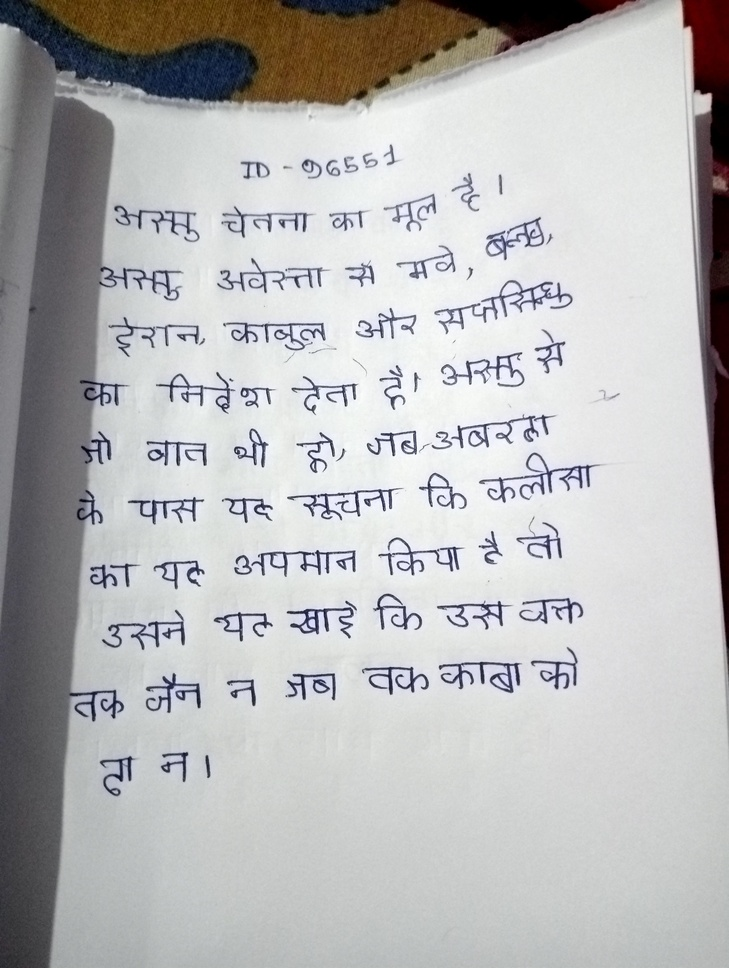
#> input picture ocr_seg/images/shadow_side.jpg, 729 x 968 px, shrunk from 3072 x 4080 before the run
$ python dynamic_kernel_2.py
#> lines starting #> are read from the running program, lines starting #| are printed output that depends on the picture; after the words box and inside, x2 and y2 are one past the last pixel; in counts of white or black regions, pixels touching at a corner belong together
import cv2
import numpy as np

def oddize(x):
    x = int(round(x))
    if x <= 1:
        return 3
    return x if x % 2 == 1 else x + 1

def smooth_list(arr, kernel=3):
    if kernel <= 1:
        return np.array(arr, dtype=float)
    k = np.ones(kernel) / kernel
    pad = kernel // 2
    a = np.pad(arr, pad, mode='edge')
    sm = np.convolve(a, k, mode='valid')
    return sm

def compute_band_kernel_sizes(stats, centroids, img_h,
                              num_bands=40,
                              area_thresh=30,
                              scale_factor=0.55,
                              min_k=3, max_k=101,
                              density_shrink_coeff=0.6):
    """
    Estimate kernel sizes per horizontal band from connected component stats.
    - stats, centroids: from connectedComponentsWithStats
    - img_h: image height (pixels)
    Returns: list of odd integer kernel sizes, length = num_bands
    """
    comp_heights = []
    comp_centroids_y = []
    n = stats.shape[0]
    for i in range(1, n):  # skip background
        area = stats[i, cv2.CC_STAT_AREA]
        if area < area_thresh:
            continue
        h = stats[i, cv2.CC_STAT_HEIGHT]
        cy = centroids[i][1]
        comp_heights.append(h)
        comp_centroids_y.append(cy)

    # fallback if no components
    if len(comp_heights) == 0:
        return [oddize(min(max(min_k, 5), max_k))] * num_bands

    comp_heights = np.array(comp_heights)
    comp_centroids_y = np.array(comp_centroids_y)

    band_kernel_sizes = []
    band_h = img_h / num_bands
    global_med = np.median(comp_heights)

    # precompute density normalization factor
    # roughly components per band (not normalized by area); we'll use it to shrink kernels in dense areas
    for b in range(num_bands):
        y0 = b * band_h
        y1 = (b + 1) * band_h
        mask = (comp_centroids_y >= y0) & (comp_centroids_y < y1)
        n_in_band = int(mask.sum())
        if n_in_band >= 1:
            med_h = np.median(comp_heights[mask])
            # density = components per band height (higher means more characters close together)
            density = n_in_band / band_h
        else:
            med_h = global_med
            density = 0.0

        # base kernel from median component height
        k = float(med_h) * scale_factor

        # shrink kernel if density is high to avoid merging adjacent words/characters
        # density_shrink_coeff controls how aggressively to shrink; 0=no shrink, larger ~ more shrink
        shrink_scale = 1.0 / (1.0 + density_shrink_coeff * density * 50.0)
        k = k * shrink_scale

        # clamp
        k = max(min_k, min(k, max_k))
        k = oddize(k)
        band_kernel_sizes.append(k)

    # smooth kernel sizes so that neighboring bands don't jump abruptly
    smoothed = smooth_list(band_kernel_sizes, kernel=5)
    smoothed = np.clip(smoothed, min_k, max_k)
    smoothed = [oddize(x) for x in smoothed]
    return smoothed

# ------------------------ Dynamic closing (per-band) -----------------------
def dynamic_closing_by_bands(gray_img, band_kernel_sizes, overlap=0.30):
    """
    Apply morphological closing per horizontal band and max-blend results.
    - gray_img: binary (0/255) or grayscale image
    - band_kernel_sizes: list[int] kernel sizes (height), length = num_bands
    - overlap: fraction of band height to overlap with neighbors (0..0.5)
    Returns closed image (same dtype/shape as gray_img)
    """
    h, w = gray_img.shape[:2]
    num_bands = len(band_kernel_sizes)
    band_h = h / num_bands
    out = np.zeros_like(gray_img)

    for b in range(num_bands):
        ksize = int(band_kernel_sizes[b])

        # region bounds including overlap
        start = int(round(max(0, (b - overlap) * band_h)))
        end = int(round(min(h, (b + 1 + overlap) * band_h)))
        if end <= start:
            continue

        band_slice = gray_img[start:end]

        # Anisotropic elliptical kernel: narrower horizontally to avoid merging words.
        # width ~ max(3, ksize // 2), height ~ ksize
        k_w = max(3, ksize // 2)
        k_h = max(3, ksize)
        # ensure odd sizes
        k_w = oddize(k_w)
        k_h = oddize(k_h)

        kernel = cv2.getStructuringElement(cv2.MORPH_ELLIPSE, (k_w, k_h))
        closed = cv2.morphologyEx(band_slice, cv2.MORPH_CLOSE, kernel)

        # max-blend to avoid seam artifacts and preserve strongest white pixels
        existing = out[start:end]
        out[start:end] = np.maximum(existing, closed)

    return out

# ------------------------------ Main pipeline ------------------------------
def main():
    # ----- Parameters you can tune -----
    image_path = "images/shadow_side.jpg"   # change if needed
    num_bands = 40
    area_thresh = 30         # ignore tiny specks when estimating scale
    scale_factor = 0.55      # kernel ≈ scale_factor * median component height
    density_shrink_coeff = 0.6
    min_k = 3
    max_k = 121
    overlap = 0.30
    min_area_keep = 1000     # keep only components larger than this after closing
    # -----------------------------------

    img = cv2.imread(image_path)
#> img is the input picture: shape (968, 729, 3); mean B, G, R 184.6, 184, 184.2
    if img is None:
        raise SystemExit(f"Failed to read '{image_path}' — check file path.")

    gray = cv2.cvtColor(img, cv2.COLOR_BGR2GRAY)

    # 1) CLAHE -> helps text strokes
    clahe = cv2.createCLAHE(clipLimit=3.0, tileGridSize=(8, 8))
    gray_eq = clahe.apply(gray)
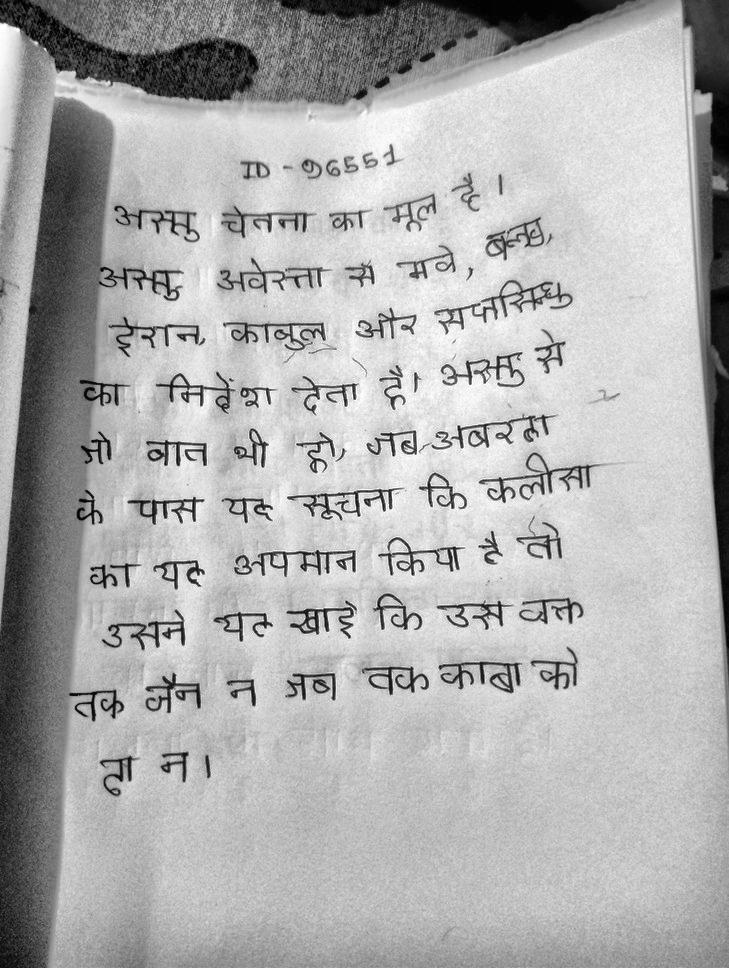
#> gray_eq: shape (968, 729); min 0, max 255, mean 174.1
    cv2.imshow("0. CLAHE", gray_eq); cv2.waitKey(0)

    # 2) coarse background (large fixed closing) to remove gradients/shadows
    kernel_init = cv2.getStructuringElement(cv2.MORPH_ELLIPSE, (25, 25))
    bg_init = cv2.morphologyEx(gray_eq, cv2.MORPH_CLOSE, kernel_init)
    diff = cv2.absdiff(gray_eq, bg_init)
    norm_img = cv2.normalize(diff, None, 0, 255, cv2.NORM_MINMAX)
    cv2.imshow("1. Shadow Removed (norm)", norm_img); cv2.waitKey(0)

    # 3) smooth + Otsu binarize
    blurred = cv2.GaussianBlur(norm_img, (5, 5), 0)
    _, binarized = cv2.threshold(blurred, 0, 255, cv2.THRESH_BINARY + cv2.THRESH_OTSU)
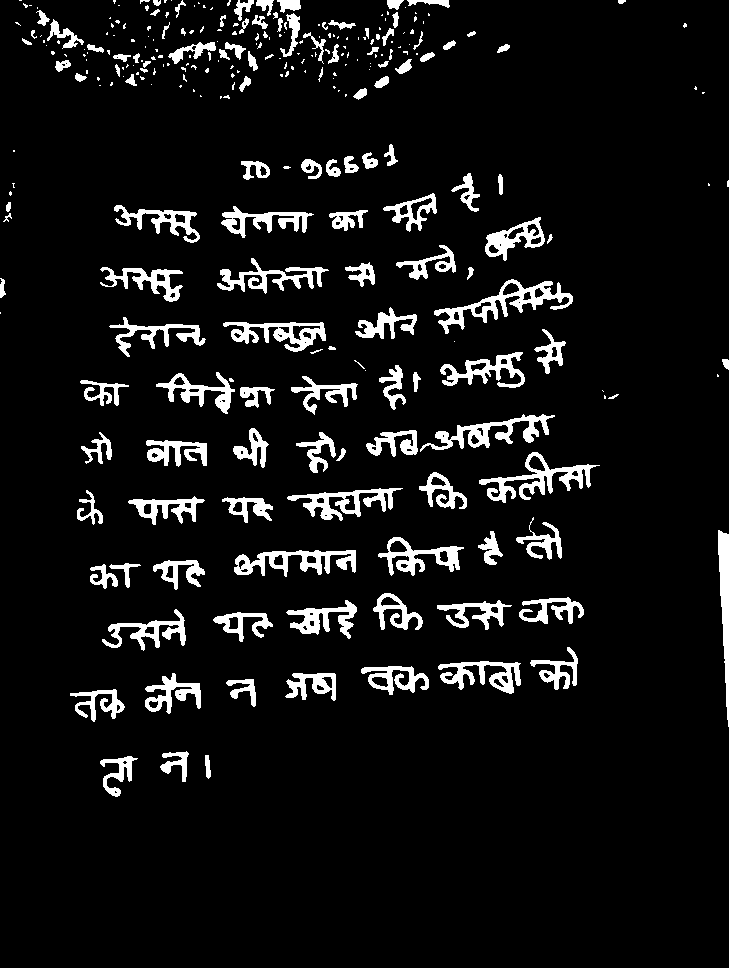
#> binarized: shape (968, 729); 7.6% white; 288 white regions (156 under 20 px), largest, box (x1, y1, x2, y2) and area: (434, 279, 573, 334) 1860, (479, 452, 600, 503) 1711, (420, 414, 555, 452) 1555
    cv2.imshow("2. Binarized (OTSU)", binarized); cv2.waitKey(0)

    # small open to remove speckle
    small_k = cv2.getStructuringElement(cv2.MORPH_ELLIPSE, (3, 3))
    binarized = cv2.morphologyEx(binarized, cv2.MORPH_OPEN, small_k)
#> binarized: shape (968, 729); 7.4% white; 205 white regions (83 under 20 px), largest, box (x1, y1, x2, y2) and area: (434, 279, 573, 334) 1849, (479, 452, 594, 503) 1690, (234, 550, 356, 577) 1523

    # 4) get CC stats to estimate local heights
    num_labels, labels, stats, centroids = cv2.connectedComponentsWithStats(binarized, connectivity=8)
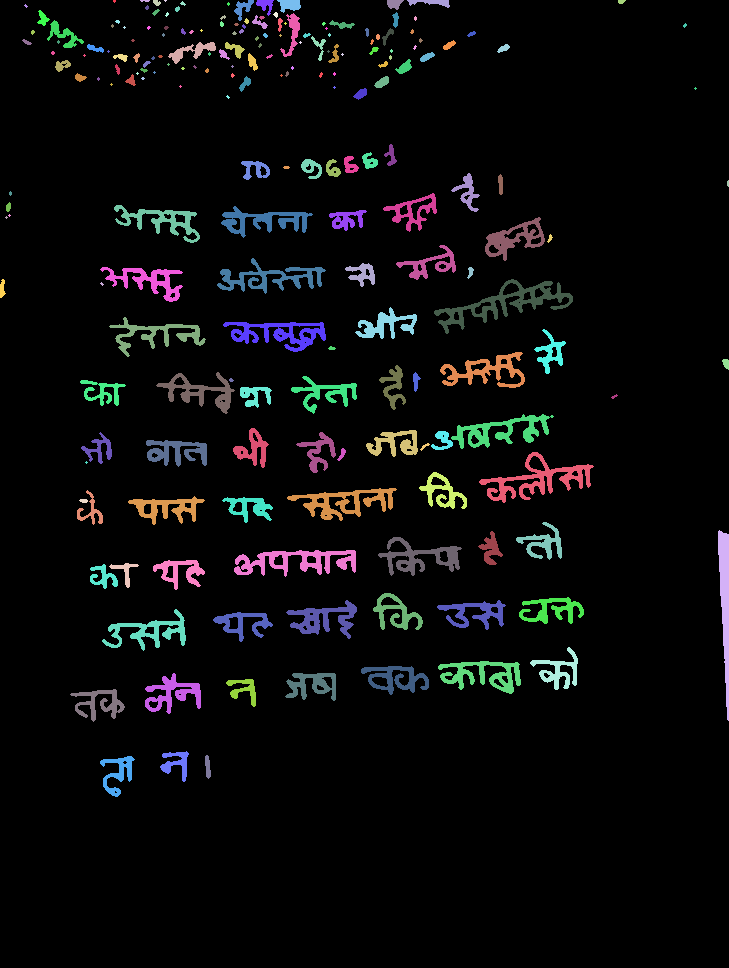
#> labels: shape (968, 729) int32; 206 distinct labels, from 0 to 205; one colour per label, 0 black
#> num_labels = 206; stats = 206 rows, first 6: [0, 0, 729, 968, 653588], [113, 0, 3, 3, 7], [140, 0, 10, 2, 16], [153, 0, 8, 6, 34], [164, 0, 3, 2, 4], [180, 1, 6, 5, 15]; centroids = 206 pairs, first value 1.88 to 727.6, second value 0.25 to 772.8

    # compute per-band kernel sizes (custom logic)
    band_k = compute_band_kernel_sizes(stats, centroids, binarized.shape[0],
                                      num_bands=num_bands,
                                      area_thresh=area_thresh,
                                      scale_factor=scale_factor,
                                      min_k=min_k, max_k=max_k,
                                      density_shrink_coeff=density_shrink_coeff)
#> the loop in compute_band_kernel_sizes, `for i in range(1, n):` made 205 passes
#> (area, h, cy) on passes 3, 6, 7: (34, 6, 2.29), (177, 21, 7.71), (144, 16, 4.6)
#> after the loop in compute_band_kernel_sizes, `for i in range(1, n):`: comp_centroids_y = 109 values, max 772.8 at index 108, min 1.95 at index 5, mean 299.2; comp_heights = 109 values, max 191 at index 87, min 6 at index 0, mean 26.39
#> in compute_band_kernel_sizes, `global_med = np.median(comp_heights)`: global_med = 25
#> the loop in compute_band_kernel_sizes, `for b in range(num_bands):` made 40 passes
#> (n_in_band, med_h, density, k, shrink_scale, x in oddize) on passes 1, 2, 3, 4, 7, 8, 9, 10, 11, 12, 13, 14: (10, 14, 0.413, 3, 0.0746, 3), (10, 9.5, 0.413, 3, 0.0746, 3), (13, 11, 0.537, 3, 0.0584, 3), (5, 12, 0.207, 3, 0.139, 3), (6, 18.5, 0.248, 3, 0.119, 3), (2, 30, 0.0826, 5, 0.287, 5), (2, 24.5, 0.0826, 5, 0.287, 4), (4, 35, 0.165, 3, 0.168, 3), (1, 35, 0.0413, 9, 0.446, 9), (5, 24, 0.207, 3, 0.139, 3), (1, 55, 0.0413, 15, 0.446, 14), (3, 32, 0.124, 5, 0.212, 4)
#> (n_in_band, med_h, k, x in oddize) on passes 5, 6, 31, 33, 34, 35: (0, 25, 15, 14), (0, 25, 15, 14), (0, 25, 15, 14), (0, 25, 15, 14), (0, 25, 15, 14), (0, 25, 15, 14)
#> after the loop in compute_band_kernel_sizes, `for b in range(num_bands):`: band_kernel_sizes = 40 values, max 47 at index 24, min 3 at index 0, mean 9.35
#> in smooth_list, `a = np.pad(arr, pad, mode='edge')`: a = 44 values, max 47 at index 26, min 3 at index 0, mean 9.32
#> in smooth_list, `sm = np.convolve(a, k, mode='valid')`: sm = 40 values, max 15 at index 34, min 3 at index 0, mean 9.35
#> in compute_band_kernel_sizes, `smoothed = smooth_list(band_kernel_sizes, kernel=5)`: smoothed has the same summary as sm in smooth_list
#> in compute_band_kernel_sizes, `smoothed = [oddize(x) for x in smoothed]`: smoothed = 40 values, max 15 at index 22, min 3 at index 0, mean 9.7
#> band_k has the same summary as smoothed in compute_band_kernel_sizes

    print("Sample band kernels:", band_k[:8], "...", band_k[-6:])
#> (printed output is left out)

    # 5) dynamic closing per-band
    closed_dynamic = dynamic_closing_by_bands(binarized, band_k, overlap=overlap)
#> in dynamic_closing_by_bands, `num_bands = len(band_kernel_sizes)`: num_bands = 40
#> in dynamic_closing_by_bands, `band_h = h / num_bands`: band_h = 24.2
#> the loop in dynamic_closing_by_bands, `for b in range(num_bands):` made 40 passes
#> (ksize, start, end, k_w, k_h) on passes 3 to 14: (5, 41, 80, 3, 5), (9, 65, 104, 5, 9), (9, 90, 128, 5, 9), (9, 114, 152, 5, 9), (9, 138, 177, 5, 9), (7, 162, 201, 3, 7), (5, 186, 225, 3, 5), (5, 211, 249, 3, 5), (7, 235, 273, 3, 7), (7, 259, 298, 3, 7), (9, 283, 322, 5, 9), (7, 307, 346, 3, 7)
#> (ksize, start, end, k_w, k_h, kernel) on passes 1 to 2: (3, 0, 31, 3, 3, [[0, 1, 0], [1, 1, 1], [0, 1, 0]]), (3, 17, 56, 3, 3, [[0, 1, 0], [1, 1, 1], [0, 1, 0]])
#> pass 1, in dynamic_closing_by_bands, `closed = cv2.morphologyEx(band_slice, cv2.MORPH_CLOSE, kernel)`:
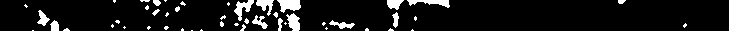
#> closed: shape (31, 729); 8.5% white; 48 white regions (31 under 20 px), largest, box (x1, y1, x2, y2) and area: (277, 0, 301, 13) 212, (234, 0, 254, 21) 181, (407, 0, 450, 8) 176
#> after the loop in dynamic_closing_by_bands, `for b in range(num_bands):`:
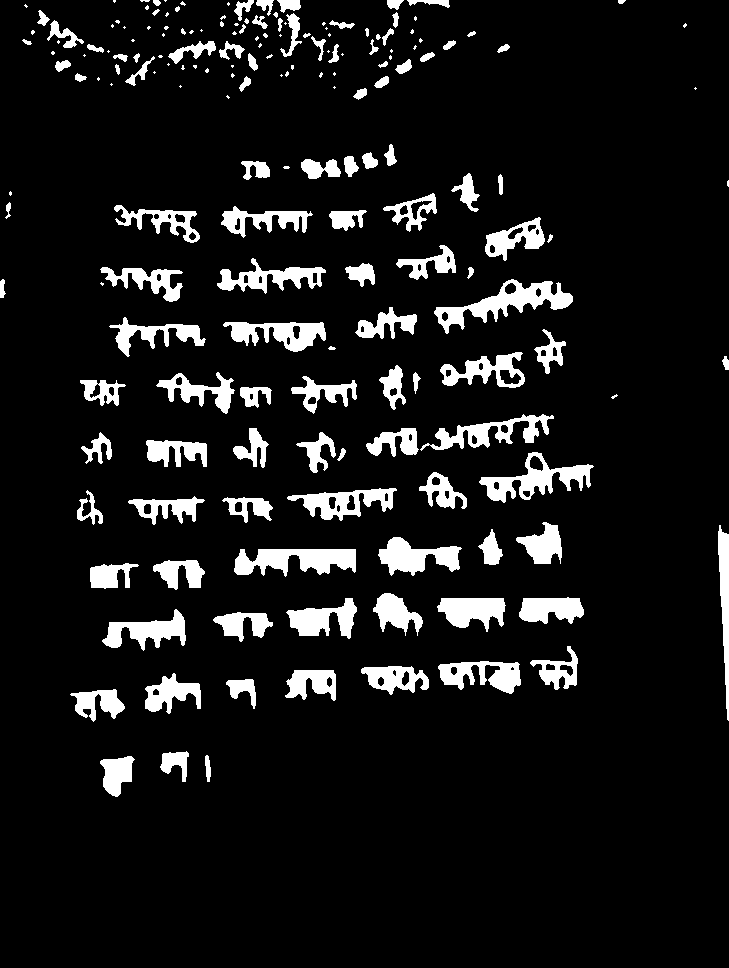
#> out: shape (968, 729); 9.3% white; 185 white regions (70 under 20 px), largest, box (x1, y1, x2, y2) and area: (434, 279, 573, 334) 2462, (234, 549, 356, 577) 2248, (479, 452, 594, 503) 2096
    cv2.imshow("3. Dynamic Closing (by bands)", closed_dynamic); cv2.waitKey(0)

    # 6) connected components after closing -> filter small components
    num_labels2, labels2, stats2, centroids2 = cv2.connectedComponentsWithStats(closed_dynamic, connectivity=8)
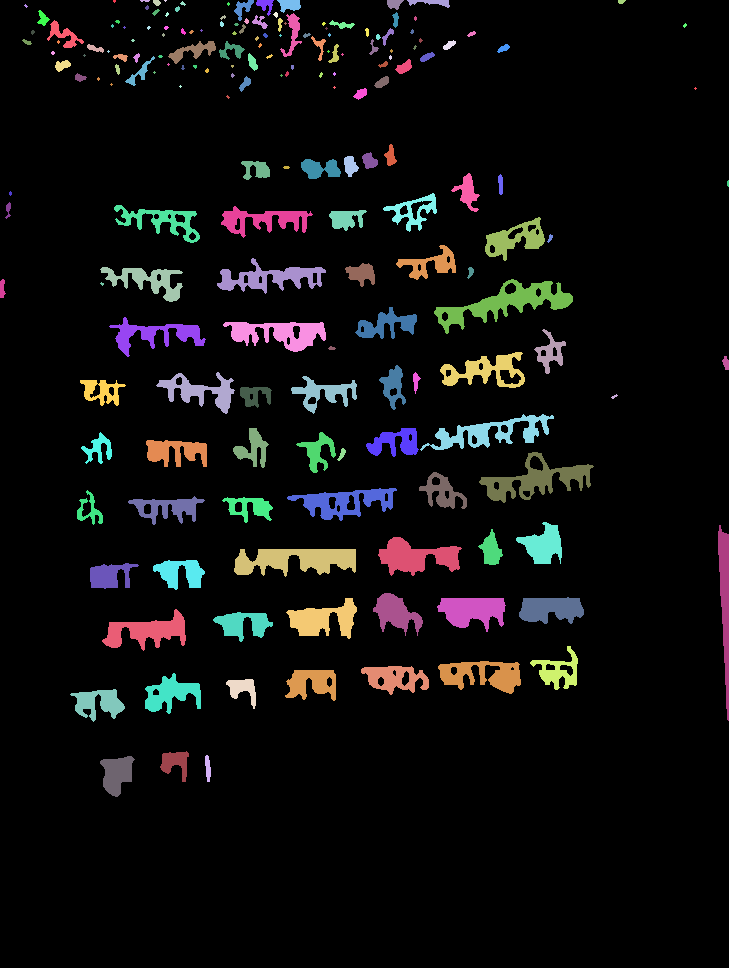
#> labels2: shape (968, 729) int32; 186 distinct labels, from 0 to 185; one colour per label, 0 black
    refined = closed_dynamic.copy()
    # for i in range(1, num_labels2):
    #     if stats2[i, cv2.CC_STAT_AREA] < min_area_keep:
    #         refined[labels2 == i] = 0

    cv2.imshow("4. Filtered Large Components", refined); cv2.waitKey(0)

    # 7) draw bounding boxes for remaining components
    output = cv2.cvtColor(refined, cv2.COLOR_GRAY2BGR)
    word_id = 0
    for i in range(1, num_labels2):
        x, y, w, h, area = stats2[i]
        if area >= min_area_keep:
            cv2.rectangle(output, (x, y), (x + w, y + h), (0, 255, 0), 2)
            word_id += 1
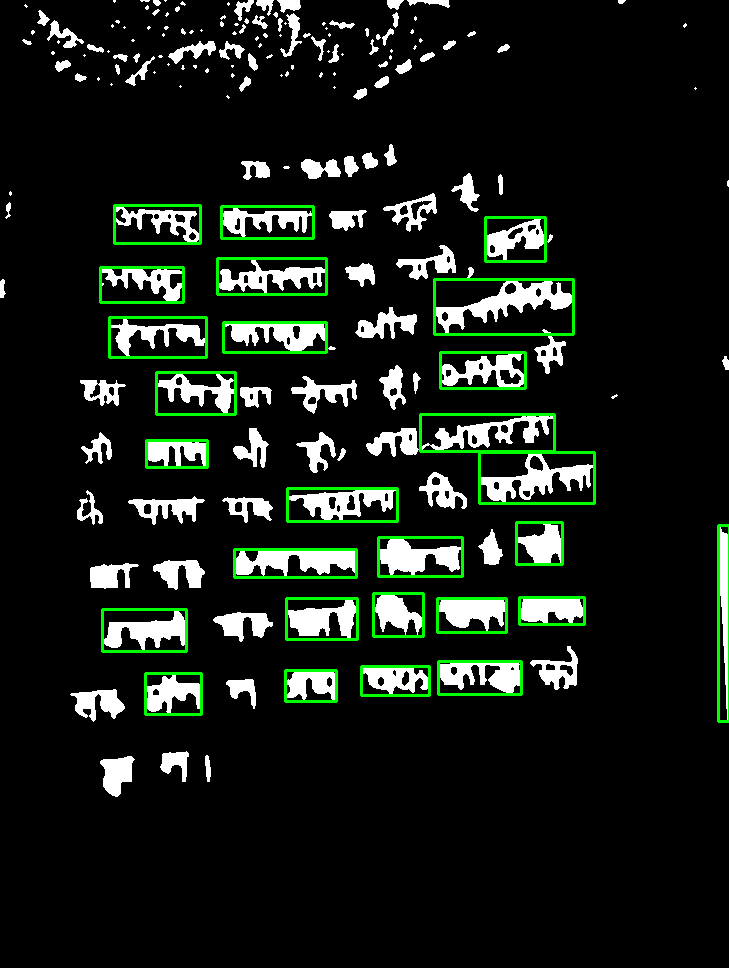
#> output: shape (968, 729, 3); mean B, G, R 23, 30.1, 23

    print("Word/region count (kept):", word_id)
#| Word/region count (kept): 27
    cv2.imshow("Word Boxes (Connected Components)", output); cv2.waitKey(0)
    cv2.destroyAllWindows()

if __name__ == "__main__":
    main()
